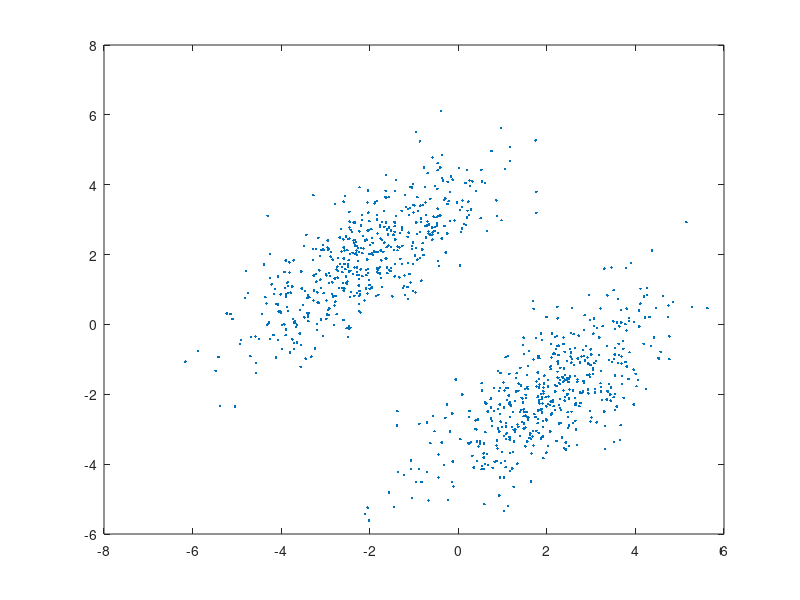

Source code (MATLAB): (Note: this script raises an error after producing the figure.)
clear;clc
data = [mvnrnd([2 -2], [2 1.5; 1.5, 2], 500); mvnrnd([-2 2], [2 1.5; 1.5, 2], 500)];
plot(data(:, 1), data(:, 2), '.'); hold on;
C = center_select(data,6);
plot(C(:,1),C(:,2), '.','Color','r','MarkerSize',20)
hold off
